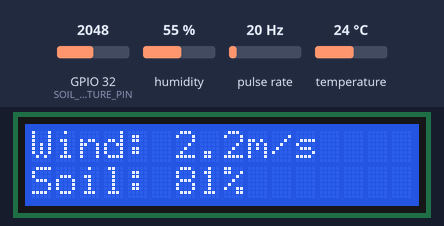
A sketch run on a simulated ESP32. Parts: 16×2 character LCD. Wiring (inferred from the names in the program): pulse sensor: data GPIO 15. The inputs (shaded band) are chosen by the test bench; at power-on: humidity 55 %, pulse rate 20 Hz, GPIO 32 (SOIL_MOISTURE_PIN) = 2048, temperature 24 °C. WiFi joins after 1.5 s; servers stay silent unless stated; what the sketch prints to the serial monitor is not drawn.

Above: at 2.7 s.
2.8 s: humidity set to 22 %
At 4.5 s:
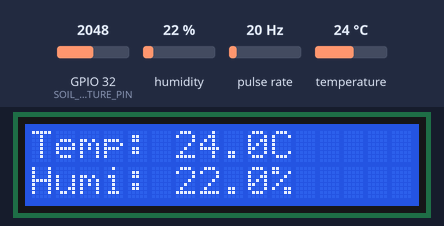
7.8 s: pulse rate (sensor on GPIO 15) set to 4 Hz
At 10.9 s:
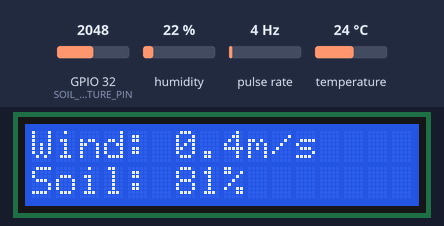
13.8 s: GPIO 32 (SOIL_MOISTURE_PIN) set to 1960
At 16.0 s:
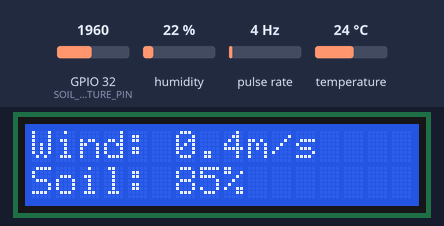
18.2 s: temperature set to 12 °C
At 21.2 s:
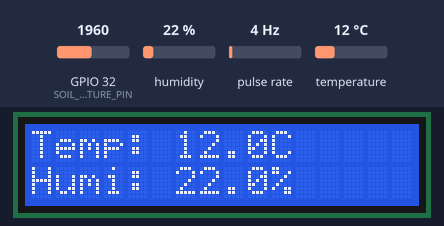
24.2 s: pulse rate (sensor on GPIO 15) set to 50 Hz
At 27.7 s:
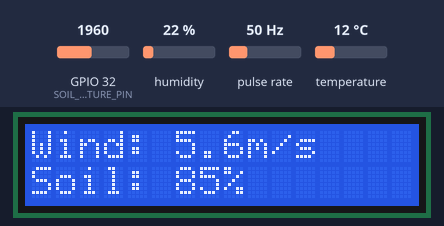
30.2 s: GPIO 32 (SOIL_MOISTURE_PIN) set to 2040
At 32.8 s:
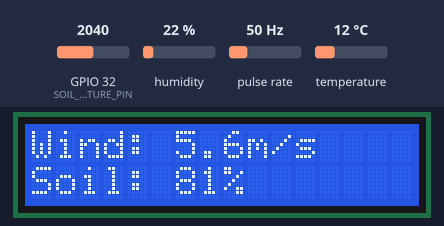
Timing chart, 0 to 34.3 s (numbered marks = the images above; inputs shaded):
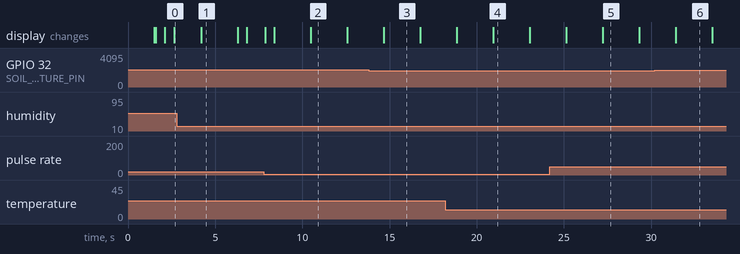

The sketch:

sketch_may7a_weather_station.ino
```cpp
#include "DHT.h"
#include <LiquidCrystal_I2C.h>
#include <Arduino.h>
#include <ThingSpeak.h>
#include <WiFi.h>

// ======================== PIN CONFIGURATION ========================
const int WIND_SENSOR_PIN = 15;
const int DHT_PIN = 4;
const int SOIL_MOISTURE_PIN = 32;
const int AIR_VALUE = 3620;
const int WATER_VALUE = 1680;

// ======================== WiFi CREDENTIALS ========================
const char* ssid = "Lab-Fisika";
const char* password = "EAPFisika1300Teknik";

// ======================== ThingSpeak CONFIG ========================
unsigned long myChannelNumber = 2953765;
const char* myWriteAPIKey = "VYJOT83DXXEPTOES";
WiFiClient client;

// ======================== SENSOR & LCD OBJECTS ========================
DHT dht(DHT_PIN, DHT22);
LiquidCrystal_I2C lcd(0x27, 16, 2);

// ======================== SHARED VARIABLES ========================
portMUX_TYPE mux = portMUX_INITIALIZER_UNLOCKED;
volatile unsigned long rotationCount = 0;
float windSpeed = 0;
float temperature = 0;
float humidity = 0;
int soilMoisture = 0;
bool dhtStatus = false;
bool anemometerStatus = false;
bool soilSensorStatus = false;

// ======================== TASK HANDLES ========================
TaskHandle_t SensorTask;
TaskHandle_t DisplayTask;

// ======================== TIMING VARIABLES ========================
unsigned long previousMillisThingspeak = 0;
const long thingspeakInterval = 20000; // 20 seconds

// ======================== INTERRUPT HANDLER ========================
void IRAM_ATTR countRotation() {
  portENTER_CRITICAL_ISR(&mux);
  rotationCount++;
  portEXIT_CRITICAL_ISR(&mux);
}

// ======================== SENSOR TASK (CORE 0) ========================
void sensorReadingTask(void *pvParameters) {
  while(1) {
    // Wind speed calculation
    static unsigned long lastWindUpdate = 0;
    if(millis() - lastWindUpdate >= 1000) {
      portENTER_CRITICAL(&mux);
      windSpeed = rotationCount * 0.111;
      rotationCount = 0;
      anemometerStatus = (windSpeed > 0.1);
      portEXIT_CRITICAL(&mux);
      lastWindUpdate = millis();
    }

    // Environmental sensors
    static unsigned long lastEnvRead = 0;
    if(millis() - lastEnvRead >= 2000) {
      float h = dht.readHumidity();
      float t = dht.readTemperature();

      portENTER_CRITICAL(&mux);
      if(!isnan(h) && !isnan(t)) {
        humidity = h;
        temperature = t;
        dhtStatus = true;
      } else {
        dhtStatus = false;
      }
      portEXIT_CRITICAL(&mux);
      lastEnvRead = millis();
    }

    // Soil moisture reading
    int rawValue = analogRead(SOIL_MOISTURE_PIN);
    portENTER_CRITICAL(&mux);
    soilMoisture = constrain(map(rawValue, AIR_VALUE, WATER_VALUE, 0, 100), 0, 100);
    soilSensorStatus = (soilMoisture >= 0 && soilMoisture <= 100);
    portEXIT_CRITICAL(&mux);

    vTaskDelay(10 / portTICK_PERIOD_MS);
  }
}

// ======================== DISPLAY TASK (CORE 1) ========================
void displayUpdateTask(void *pvParameters) {
  lcd.init();
  lcd.backlight();
  lcd.clear();

  unsigned long lastScreenSwitch = 0;
  bool currentScreen = 0;

  while(1) {
    if(millis() - lastScreenSwitch >= 2000) {
      currentScreen = !currentScreen;
      lastScreenSwitch = millis();
      lcd.clear();
    }

    portENTER_CRITICAL(&mux);
    float currentTemp = temperature;
    float currentHum = humidity;
    float currentWind = windSpeed;
    int currentSoil = soilMoisture;
    portEXIT_CRITICAL(&mux);

    if(currentScreen == 0) {
      lcd.setCursor(0, 0);
      lcd.print("Temp: ");
      lcd.print(currentTemp, 1);
      lcd.print("C ");

      lcd.setCursor(0, 1);
      lcd.print("Humi: ");
      lcd.print(currentHum, 1);
      lcd.print("%");
    } else {
      lcd.setCursor(0, 0);
      lcd.print("Wind: ");
      lcd.print(currentWind, 1);
      lcd.print("m/s");

      lcd.setCursor(0, 1);
      lcd.print("Soil: ");
      lcd.print(currentSoil);
      lcd.print("%  ");
    }

    vTaskDelay(500 / portTICK_PERIOD_MS);
  }
}

// ======================== ThingSpeak UPLOAD ========================
void uploadToThingSpeak() {
  portENTER_CRITICAL(&mux);
  float currentTemp = temperature;
  float currentHum = humidity;
  float currentWind = windSpeed;
  int currentSoil = soilMoisture;
  bool currentDhtStatus = dhtStatus;
  bool currentAnemometerStatus = anemometerStatus;
  bool currentSoilStatus = soilSensorStatus;
  portEXIT_CRITICAL(&mux);

  ThingSpeak.setField(1, currentTemp);
  ThingSpeak.setField(2, currentHum);
  ThingSpeak.setField(3, currentWind);
  ThingSpeak.setField(4, currentSoil);
  ThingSpeak.setField(5, currentDhtStatus ? 1 : 0);
  ThingSpeak.setField(6, currentAnemometerStatus ? 1 : 0);
  ThingSpeak.setField(7, currentSoilStatus ? 1 : 0);

  int x = ThingSpeak.writeFields(myChannelNumber, myWriteAPIKey);
  if(x == 200) {
    Serial.println("ThingSpeak update successful");
  } else {
    Serial.println("ThingSpeak update failed. Error: " + String(x));
  }
}

// ======================== WiFi CONNECTION ========================
void connectToWiFi() {
  Serial.print("Connecting to ");
  Serial.println(ssid);

  WiFi.begin(ssid, password);

  while(WiFi.status() != WL_CONNECTED) {
    delay(500);
    Serial.print(".");
  }

  Serial.println("\nConnected!");
  Serial.print("IP Address: ");
  Serial.println(WiFi.localIP());
}

// ======================== SETUP ========================
void setup() {
  Serial.begin(115200);

  // Initialize WiFi
  connectToWiFi();
  ThingSpeak.begin(client);

  // Initialize sensors
  pinMode(WIND_SENSOR_PIN, INPUT_PULLUP);
  attachInterrupt(digitalPinToInterrupt(WIND_SENSOR_PIN), countRotation, FALLING);
  dht.begin();

  // Create tasks
  xTaskCreatePinnedToCore(
    sensorReadingTask,
    "SensorTask",
    10000,
    NULL,
    1,
    &SensorTask,
    0);

  xTaskCreatePinnedToCore(
    displayUpdateTask,
    "DisplayTask",
    10000,
    NULL,
    1,
    &DisplayTask,
    1);
}

// ======================== MAIN LOOP ========================
void loop() {
  if(WiFi.status() != WL_CONNECTED) {
    connectToWiFi();
  }

  unsigned long currentMillis = millis();
  if(currentMillis - previousMillisThingspeak >= thingspeakInterval) {
    uploadToThingSpeak();
    previousMillisThingspeak = currentMillis;
  }

  delay(100); // Prevent watchdog trigger
}
```

Measured:
- after the input at 13.8 s, the display: changes after 0.88 s (image 3)
- after the input at 18.2 s, the display: first differs from a run without the input after 2.8 s (image 4)
- after the input at 24.2 s, the display: first differs from a run without the input after 3.0 s (image 5)
- after the input at 30.2 s, the display: changes after 1.2 s (image 6)
- what the display in image 1 shows lasts 2.1 s, from 4.2 s to 6.3 s
